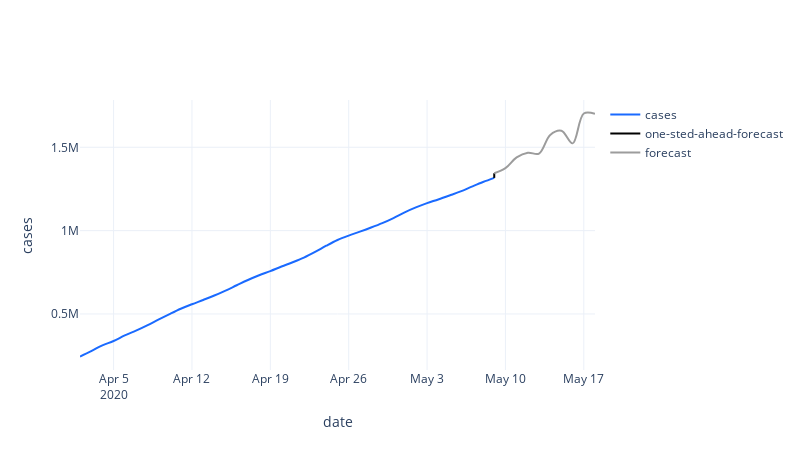

This figure's notebook cell:
### Markdown cell above
Our model is not bad. Let's predict the number of deaths in a near future.

### Code cell
model.plot(
    covid19,
    start = 37,
    npredictions = 10,
    idx = 0,
)

### Figure 1 — Plotly figure (JSON) as saved in the notebook; plotly's stock layout.template omitted (floating-point values rounded to 4 significant figures)
{"data": [{"line": {"color": "#1A6AFF", "shape": "spline"}, "mode": "lines", "name": "cases", "type": "scatter", "x": ["2020-04-02", "2020-04-03", "2020-04-04", "2020-04-05", "2020-04-06", "2020-04-07", "2020-04-08", "2020-04-09", "2020-04-10", "2020-04-11", "2020-04-12", "2020-04-13", "2020-04-14", "2020-04-15", "2020-04-16", "2020-04-17", "2020-04-18", "2020-04-19", "2020-04-20", "2020-04-21", "2020-04-22", "2020-04-23", "2020-04-24", "2020-04-25", "2020-04-26", "2020-04-27", "2020-04-28", "2020-04-29", "2020-04-30", "2020-05-01", "2020-05-02", "2020-05-03", "2020-05-04", "2020-05-05", "2020-05-06", "2020-05-07", "2020-05-08", "2020-05-09"], "y": [244592, 276962, 311801, 337591, 371110, 399350, 431133, 465787, 499222, 530946, 558059, 583843, 610456, 640226, 672092, 703511, 731875, 757240, 784504, 809982, 837834, 871881, 909459, 943736, 970328, 993680, 1018521, 1045118, 1075542, 1109506, 1139030, 1165057, 1186973, 1210687, 1235191, 1263934, 1291531, 1316441]}, {"line": {"color": "#000000", "shape": "spline"}, "mode": "lines", "name": "one-sted-ahead-forecast", "type": "scatter", "x": ["2020-05-09", "2020-05-09"], "y": [1316441, 1344000.0]}, {"line": {"color": "#9C9C9C", "shape": "spline"}, "mode": "lines", "name": "forecast", "type": "scatter", "x": ["2020-05-09", "2020-05-10", "2020-05-11", "2020-05-12", "2020-05-13", "2020-05-14", "2020-05-15", "2020-05-16", "2020-05-17", "2020-05-18"], "y": [1344000.0, 1375000.0, 1439000.0, 1467000.0, 1463000.0, 1574000.0, 1599000.0, 1524000.0, 1703000.0, 1701000.0]}], "layout": {"height": 450, "width": 800, "xaxis": {"title": {"text": "date"}}, "yaxis": {"title": {"text": "cases"}}}}
